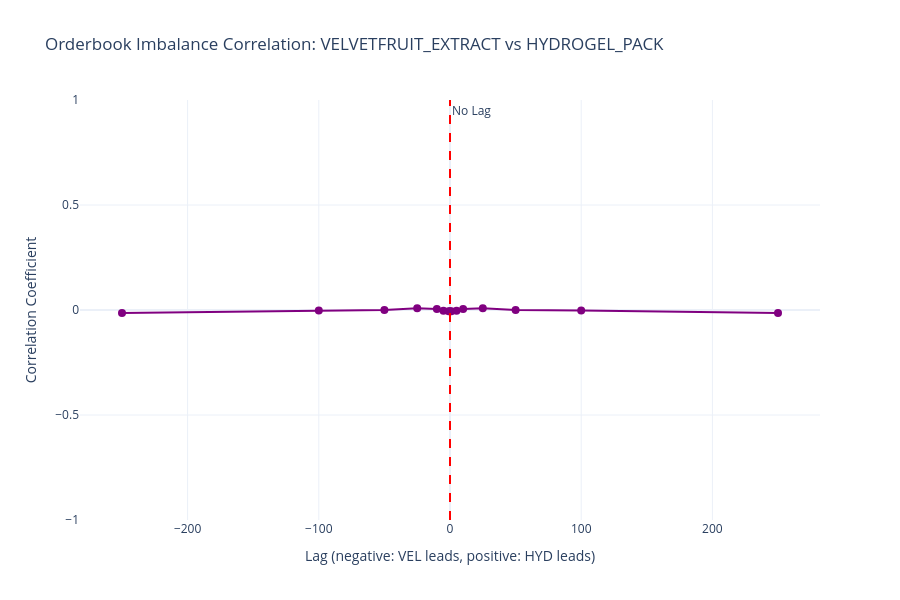
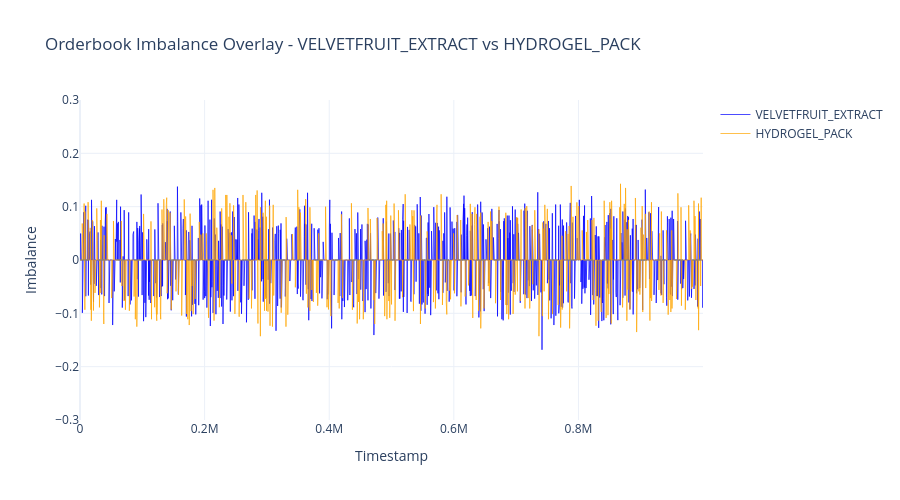

The cell these charts' notebook holds for them, in order:
### Markdown cell above
## 9. Orderbook Imbalance Correlation Analysis

### Code cell
# Align imbalance data by timestamp for correlation analysis
imbalance_merged = pd.DataFrame({
    'timestamp': velvetfruit_prices['timestamp'],
    'vel_imbalance': velvetfruit_prices['imbalance'].values,
    'hyd_imbalance': hydrogel_prices['imbalance'].values
}).sort_values('timestamp').reset_index(drop=True)

print("=== Orderbook Imbalance Correlation Analysis ===\n")
print(f"Data points: {len(imbalance_merged)}")
print(f"Timestamp range: {imbalance_merged['timestamp'].min()} to {imbalance_merged['timestamp'].max()}\n")

# Calculate correlation at various lag values (including negative lags)
lag_values = [-250, -100, -50, -25, -10, -5, -1, 0, 1, 5, 10, 25, 50, 100, 250]
corr_imbalances = []

print("=== Correlation by Lag ===")
print("Negative lag: VELVETFRUIT leads HYDROGEL")
print("Positive lag: HYDROGEL leads VELVETFRUIT\n")

for lag in lag_values:
    if lag == 0:
        corr = imbalance_merged['vel_imbalance'].corr(imbalance_merged['hyd_imbalance'])
    elif lag < 0:
        # Negative lag: shift velvetfruit forward (velvetfruit leads)
        shifted = imbalance_merged.copy()
        shifted['vel_shifted'] = shifted['vel_imbalance'].shift(lag)
        corr = shifted['vel_shifted'].corr(shifted['hyd_imbalance'])
    else:
        # Positive lag: shift hydrogel forward (hydrogel leads)
        shifted = imbalance_merged.copy()
        shifted['hyd_shifted'] = shifted['hyd_imbalance'].shift(lag)
        corr = shifted['vel_imbalance'].corr(shifted['hyd_shifted'])
    
    corr_imbalances.append({'lag': lag, 'correlation': corr})
    direction = "VEL→HYD" if lag < 0 else "HYD→VEL" if lag > 0 else "None"
    print(f"Lag {lag:4d} ({direction}): Correlation = {corr:7.4f}")

corr_imb_df = pd.DataFrame(corr_imbalances)

# Plot correlation of imbalances vs lag
fig_imb_corr = go.Figure()
fig_imb_corr.add_trace(go.Scatter(
    x=corr_imb_df['lag'],
    y=corr_imb_df['correlation'],
    mode='lines+markers',
    name='Imbalance Correlation',
    line=dict(color='purple', width=2),
    marker=dict(size=8),
    hovertemplate='<b>Lag:</b> %{x}<br><b>Correlation:</b> %{y:.4f}<extra></extra>'
))

# Add vertical line at lag=0
fig_imb_corr.add_vline(x=0, line_dash="dash", line_color="red", 
                       annotation_text="No Lag", annotation_position="top right")

fig_imb_corr.update_layout(
    title='Orderbook Imbalance Correlation: VELVETFRUIT_EXTRACT vs HYDROGEL_PACK',
    xaxis_title='Lag (negative: VEL leads, positive: HYD leads)',
    yaxis_title='Correlation Coefficient',
    hovermode='x unified',
    height=600,
    template='plotly_white',
    yaxis=dict(range=[-1, 1])
)
fig_imb_corr.show()

print(f"\n=== Summary ===")
max_idx = corr_imb_df['correlation'].abs().idxmax()
print(f"Strongest correlation: {corr_imb_df.loc[max_idx, 'correlation']:.4f} at lag {corr_imb_df.loc[max_idx, 'lag']:.0f}")
max_positive = corr_imb_df['correlation'].idxmax()
print(f"Maximum positive correlation: {corr_imb_df.loc[max_positive, 'correlation']:.4f} at lag {corr_imb_df.loc[max_positive, 'lag']:.0f}")
min_correlation = corr_imb_df['correlation'].idxmin()
print(f"Maximum negative correlation: {corr_imb_df.loc[min_correlation, 'correlation']:.4f} at lag {corr_imb_df.loc[min_correlation, 'lag']:.0f}")

# Plot both imbalances overlay with second y-axis to visualize relationship
fig_imb_overlay = go.Figure()

fig_imb_overlay.add_trace(go.Scatter(
    x=imbalance_merged['timestamp'],
    y=imbalance_merged['vel_imbalance'],
    mode='lines',
    name='VELVETFRUIT_EXTRACT',
    line=dict(color='blue', width=1),
    opacity=0.7,
    hovertemplate='<b>Timestamp:</b> %{x}<br><b>VEL Imbalance:</b> %{y:.4f}<extra></extra>'
))

fig_imb_overlay.add_trace(go.Scatter(
    x=imbalance_merged['timestamp'],
    y=imbalance_merged['hyd_imbalance'],
    mode='lines',
    name='HYDROGEL_PACK',
    line=dict(color='orange', width=1),
    opacity=0.7,
    hovertemplate='<b>Timestamp:</b> %{x}<br><b>HYD Imbalance:</b> %{y:.4f}<extra></extra>'
))

fig_imb_overlay.add_hline(y=0, line_dash="dash", line_color="gray", opacity=0.5)

fig_imb_overlay.update_layout(
    title="Orderbook Imbalance Overlay - VELVETFRUIT_EXTRACT vs HYDROGEL_PACK",
    xaxis_title="Timestamp",
    yaxis_title="Imbalance",
    height=500,
    hovermode='x unified',
    template='plotly_white',
    yaxis=dict(range=[-0.3, 0.3])
)

fig_imb_overlay.show()

### Figure 1 — Plotly figure (JSON) as saved in the notebook; plotly's stock layout.template omitted (floating-point values rounded to 4 significant figures)
{"data": [{"hovertemplate": "<b>Lag:</b> %{x}<br><b>Correlation:</b> %{y:.4f}<extra></extra>", "line": {"color": "purple", "width": 2}, "marker": {"size": 8}, "mode": "lines+markers", "name": "Imbalance Correlation", "type": "scatter", "x": [-250, -100, -50, -25, -10, -5, -1, 0, 1, 5, 10, 25, 50, 100, 250], "y": [-0.0143, -0.002398, 0.000156, 0.007809, 0.004515, -0.004134, -0.005364, -0.005931, -0.005364, -0.004134, 0.004515, 0.007809, 0.000156, -0.002398, -0.0143]}], "layout": {"annotations": [{"showarrow": false, "text": "No Lag", "x": 0, "xanchor": "left", "xref": "x", "y": 1, "yanchor": "top", "yref": "y domain"}], "height": 600, "hovermode": "x unified", "shapes": [{"line": {"color": "red", "dash": "dash"}, "type": "line", "x0": 0, "x1": 0, "xref": "x", "y0": 0, "y1": 1, "yref": "y domain"}], "title": {"text": "Orderbook Imbalance Correlation: VELVETFRUIT_EXTRACT vs HYDROGEL_PACK"}, "xaxis": {"title": {"text": "Lag (negative: VEL leads, positive: HYD leads)"}}, "yaxis": {"range": [-1, 1], "title": {"text": "Correlation Coefficient"}}}}

### Figure 2 — Plotly figure (JSON) as saved in the notebook; plotly's stock layout.template omitted (floating-point values rounded to 4 significant figures; data arrays with more than 128 entries replaced by an {"elided": "..."} marker saying what was removed)
{"data": [{"hovertemplate": "<b>Timestamp:</b> %{x}<br><b>VEL Imbalance:</b> %{y:.4f}<extra></extra>", "line": {"color": "blue", "width": 1}, "mode": "lines", "name": "VELVETFRUIT_EXTRACT", "opacity": 0.7, "type": "scatter", "x": {"elided": "10000 int values"}, "y": {"elided": "10000 float values"}}, {"hovertemplate": "<b>Timestamp:</b> %{x}<br><b>HYD Imbalance:</b> %{y:.4f}<extra></extra>", "line": {"color": "orange", "width": 1}, "mode": "lines", "name": "HYDROGEL_PACK", "opacity": 0.7, "type": "scatter", "x": {"elided": "10000 int values"}, "y": {"elided": "10000 float values"}}], "layout": {"height": 500, "hovermode": "x unified", "shapes": [{"line": {"color": "gray", "dash": "dash"}, "opacity": 0.5, "type": "line", "x0": 0, "x1": 1, "xref": "x domain", "y0": 0, "y1": 0, "yref": "y"}], "title": {"text": "Orderbook Imbalance Overlay - VELVETFRUIT_EXTRACT vs HYDROGEL_PACK"}, "xaxis": {"title": {"text": "Timestamp"}}, "yaxis": {"range": [-0.3, 0.3], "title": {"text": "Imbalance"}}}}
